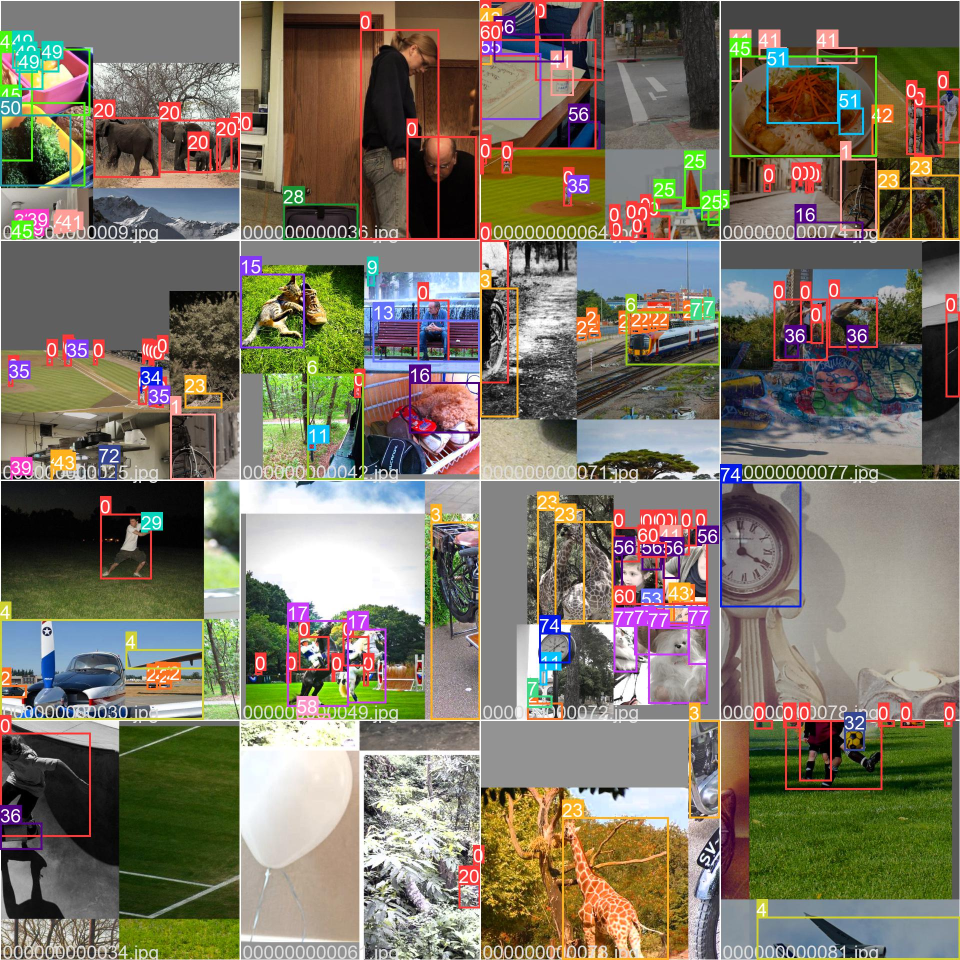
#> input picture runs/train/exp/trian_batch0.jpg, 1920 x 1920 px (shown at 1/2 size); its folder holds only this picture in this run
$ python -i augmentations.py   (imports and definitions only)   (older library calls are emulated)
#> lines starting #> are read from the running program, lines starting #| are printed output that depends on the picture
### utils/general.py
# -------------------------------
# -*- coding = utf-8 -*-
# @Time : 2023/2/10 19:42
# @Author : chc_stars
# @File : general.py
# @Software : PyCharm
# -------------------------------

import contextlib
import glob
import logging
import math
import os
import platform
import random
import re
import signal
import time
import urllib
from itertools import repeat
from multiprocessing.pool import ThreadPool
from pathlib import Path
from subprocess import check_output
from zipfile import ZipFile

import cv2
import numpy as np
import pandas as pd
import pkg_resources as pkg
import torch
import torchvision
import yaml

from utils.download import gsutil_getsize
from utils.metrics import fitness, box_iou

# Settings
torch.set_printoptions(linewidth=320, precision=5, profile='long')
#> (this line was passed over: torch is not available in this run)
np.set_printoptions(linewidth=320, formatter={"float_kind": "{:11.5g}.format"})  # format short g, % precision = 5
pd.options.display.max_columns = 10
cv2.setNumThreads(0) # prevent OpenCV multithreading (incompatible with PyTorch DataLoader)
os.environ["NUMEXPR_MAX_THREADS"] = str(min(os.cpu_count(), 8))   # NUMEXpr max threads

FILE = Path(__file__).resolve()
ROOT = FILE.parents[1]  # YOLOV5 root direcotory


def set_logging(name=None, verbose=True):
    # Sets level and returns logger
#> further down, picture is the input picture: shape (1920, 1920, 3); mean B, G, R 101, 116.3, 123.4
    rank = int(os.getenv("RANk", -1)) # rank in word for  Multi-GPU trainings
    logging.basicConfig(format="%(message)s", level=logging.INFO if (verbose and rank in (-1, 0)) else logging.WARNING)
    return logging.getLogger(name)


LOGGER = set_logging(__name__)  # define globally (used in train.py, val.pu, detect.py , etc.)


class Profile(contextlib.ContextDecorator):
    # Usage: @ Profile() decorator or 'with Profile():'  context manager
    def __enter__(self):
        self.start = time.time()

    def __exit__(self, type, value, traceback):
        print(f'Profile results:{time.time() - self.start:.5f}s')


class Timeout(contextlib.ContextDecorator):
    # Usage: @Timeout(seconds) decorator or 'with Timeout(seconds):' context manager
    # [4 lines left out: function __init__, not called in this run]

    def _timeout_handler(self, signum, frame):
        raise TimeoutError(self.timeout_message)

    def __enter__(self):
        signal.signal(signal.SIGALRM, self._timeout_handler) # Set handler for SIGALRM
        signal.alarm(self.seconds)  # start countdown for SIGALRM to be raised

    # [4 lines left out: function __exit__, not called in this run]


class WorkingDirectory(contextlib.ContextDecorator):
    def __init__(self, new_dir):
        self.dir = new_dir  #new dir
        self.cwd = Path.cwd().resolve()      # current dir

    def __enter__(self):       # __enter__ 与 __exit__：输入和退出内置方法，会先执行__enter__方法然后执行__exit__方法。这两个方法通常会用作 上下文管理器使用，比较常见的有 with 、open方法,
        os.chdir(self.dir)          # 被with包裹的代码在执行前先执行__enter__方法，代码结束后会执行__exit__方法

    def __exit__(self, exc_type, exc_val, exc_tb):
        os.chdir(self.cwd)


def try_except(func):
    # [5 lines left out: function handler, not called in this run]

    return handler


def methods(instance):
    # Get class/instance methods
    return [f for f in dir(instance) if callable(getattr(instance, f)) and not f.startswith("__")]


def print_args(name, opt):
    # Print argparser arguments
    LOGGER.info(colorstr(f'{name}: ' + ', '.join(f'{k}={v}' for k, v in vars(opt).items())))


# [8 lines left out: function init_seed, not called in this run]


def intersect_dicts(da, db, exclude=()):
    return {k: v for k, v in da.items() if k in db and not any(x in k for x in exclude) and v.shape == db[k].shape}


# [4 lines left out: function is_ascii, not called in this run]


def is_chinese(s='人工智能'):
    # Is string composed of any Chinese characters?
    return re.search('[\u4e00-\u9fff]', s)


def check_yaml(file, suffix=('.yaml', '.yaml')):
    # 搜索/下载YAML文件（如果需要）和返回路径，检查后缀
    return check_file(file, suffix)


# [47 lines left out: functions check_file, get_latest_run, is_writeable, not called in this run]


def emojis(str=''):
    # Return platform-dependent emoji-safe version of string
    return str.encode().decode('ascii', 'ignore') if platform.system() == 'Windows' else str


# [35 lines left out: functions segments2boxes, xyn2xy, file_size, check_online, not called in this run]


def check_python(minimum = '3.6.2'):
    # 检查当前python版本以及与需求版本对比
    check_version(platform.python_version(), minimum, name="Python ", hard=True)


# [127 lines left out: functions check_version, download, check_dataset, coco80_to_coco91_class, check_git_status, not called in this run]


def is_docker():
    # Is environment a Docker container?
    return Path('/workspace').exists()  # or Path('/.dockerenv').exists()


# [66 lines left out: functions check_requirements, check_img_size, check_suffix, url2file, not called in this run]


def make_divisible(x, divisor):
    # 返回可被除数整除的书
    return math.ceil(x / divisor) * divisor


def clean_str(s):
    return re.sub(pattern="[|@#!¡·$€%&()=?¿^*;:,¨´><+]", repl="_", string=s)


def one_cycle(y1=0.0, y2=1.0, steps=100):
    return lambda x: ((1 - math.cos(x * math.pi / steps)) / 2 ) * (y2 - y1) + y1


# [382 lines left out: functions colorstr, labels_to_class_weights, labels_to_image_weights, xyxy2xywhn, xyxy2xywh, xywh2xyxy and 14 more, not called in this run]


# [5 lines that do not run on import are left out]

### utils/augmentations.py
# # -------------------------------
# # -*- coding = utf-8 -*-
# # @Time : 2023/2/10 18:52
# # @Author : chc_stars
# # @File : augmentations.py
# # @Software : PyCharm
# # -------------------------------
import math
import random

import cv2
import numpy as np

from utils.general import LOGGER, check_version, colorstr, resample_segments, segment2box
from utils.metrics import bbox_ioa


class Albumentations:
    # YOLOv5 Albumentations class (optional, only used if package is installed)
    # [27 lines left out: functions __init__, __call__, not called in this run]


def augment_hsv(im, hgain=0.5, sgain=0.5, vgain=0.5):
    # HSV color-space augmentation
#> called with hgain = 0.5, sgain = 0.5, vgain = 0.5
    if hgain or sgain or vgain:
        r = np.random.uniform(-1, 1, 3) * [hgain, sgain, vgain] + 1  # random gains
        hue, sat, val = cv2.split(cv2.cvtColor(im, cv2.COLOR_BGR2HSV))
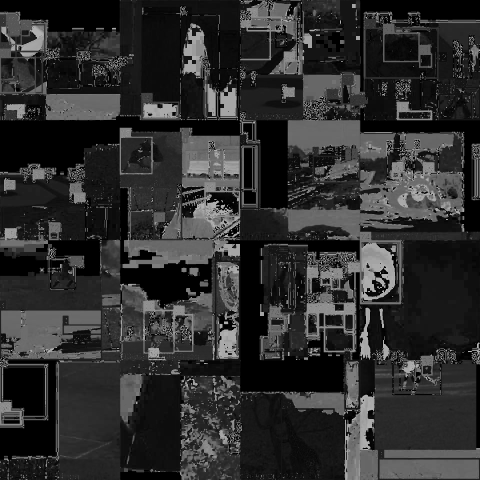
#> hue: shape (1920, 1920) (shown at 1/4 size); min 0, max 179, mean 45.9
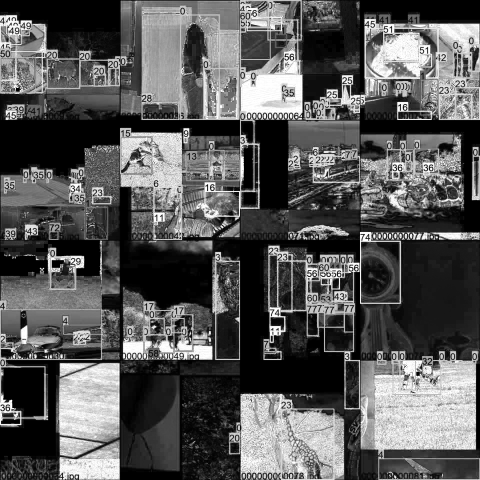
#> sat: shape (1920, 1920) (shown at 1/4 size); min 0, max 255, mean 87.9
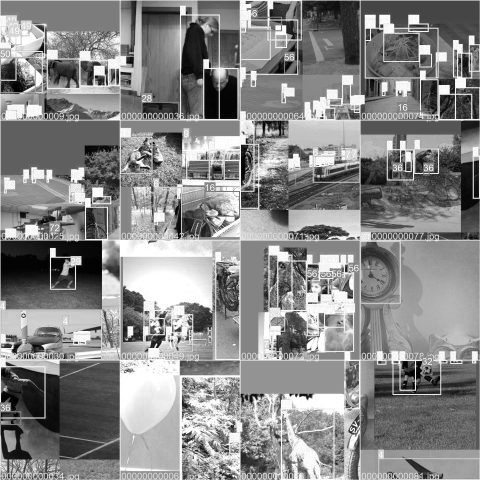
#> val: shape (1920, 1920) (shown at 1/4 size); min 0, max 255, mean 135.6
        dtype = im.dtype  # uint8

        x = np.arange(0, 256, dtype=r.dtype)
        lut_hue = ((x * r[0]) % 180).astype(dtype)
        lut_sat = np.clip(x * r[1], 0, 255).astype(dtype)
        lut_val = np.clip(x * r[2], 0, 255).astype(dtype)

        im_hsv = cv2.merge((cv2.LUT(hue, lut_hue), cv2.LUT(sat, lut_sat), cv2.LUT(val, lut_val)))
#> im_hsv: shape (1920, 1920, 3); mean H, S, V 43.5, 102.1, 146.5
        cv2.cvtColor(im_hsv, cv2.COLOR_HSV2BGR, dst=im)  # no return needed
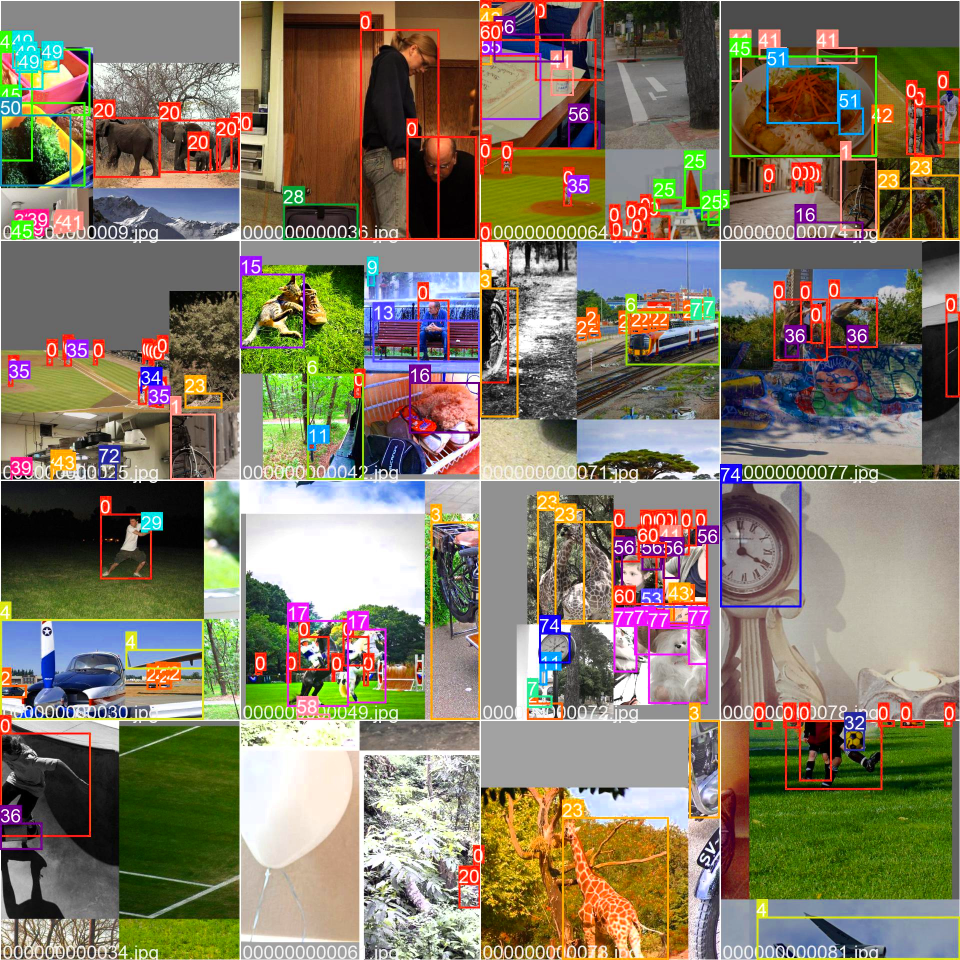
#> im: shape (1920, 1920, 3) (shown at 1/2 size); mean B, G, R 102, 121.2, 130.8


# [215 lines left out: functions hist_equalize, replicate, letterbox, random_perspective, copy_paste, cutout and 2 more, not called in this run]

>>> import cv2
>>> picture = cv2.imread('../runs/train/exp/trian_batch0.jpg')
>>> result = augment_hsv(picture)

$ run again, on runs/train/exp/trian_batch1.jpg
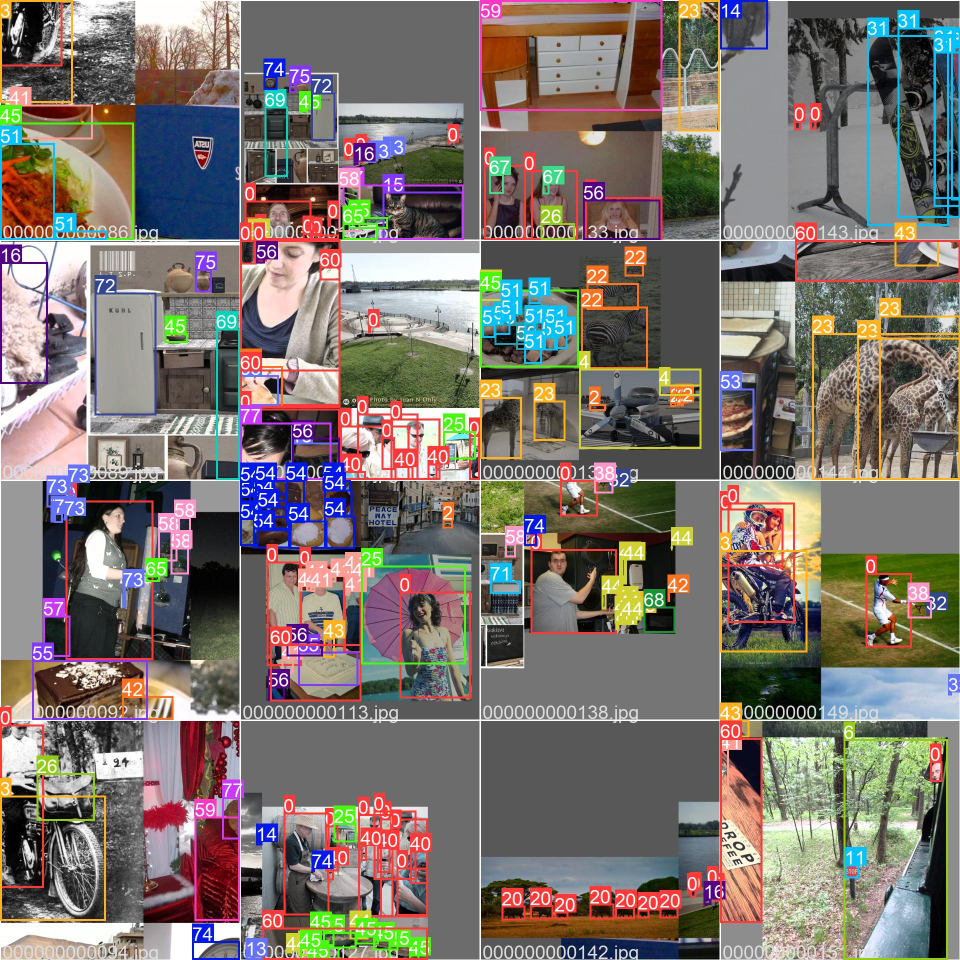
#> input picture runs/train/exp/trian_batch1.jpg, 1920 x 1920 px (shown at 1/2 size)
#> picture is the input picture: shape (1920, 1920, 3); mean B, G, R 110, 115.6, 123.8
#> in augment_hsv, `hue, sat, val = cv2.split(cv2.cvtColor(im, cv2.COLOR_BGR2HSV))`:
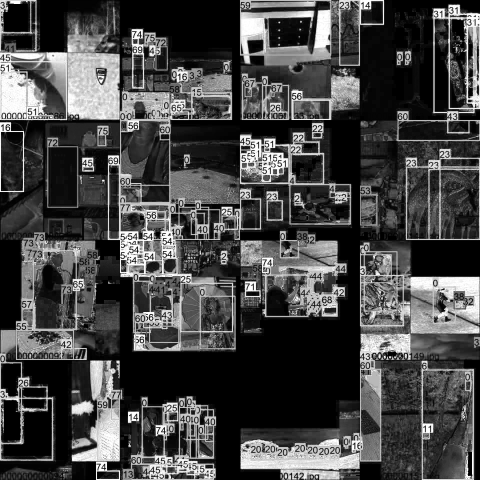
#> sat: shape (1920, 1920) (shown at 1/4 size); min 0, max 255, mean 70.1
#> im_hsv: shape (1920, 1920, 3); mean H, S, V 45.2, 81.7, 147.9
#> in augment_hsv, `cv2.cvtColor(im_hsv, cv2.COLOR_HSV2BGR, dst=im)`:
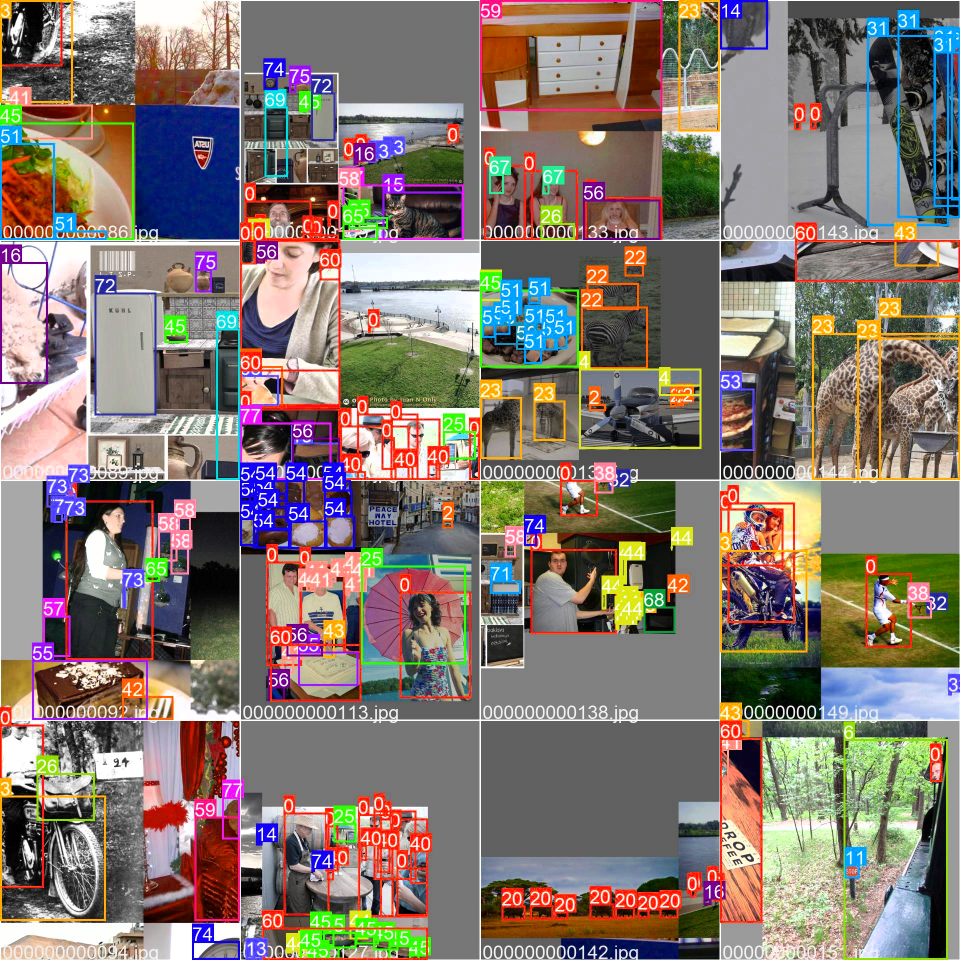
#> im: shape (1920, 1920, 3) (shown at 1/2 size); mean B, G, R 112.5, 120.1, 131.6

$ run again, on runs/train/exp/trian_batch2.jpg
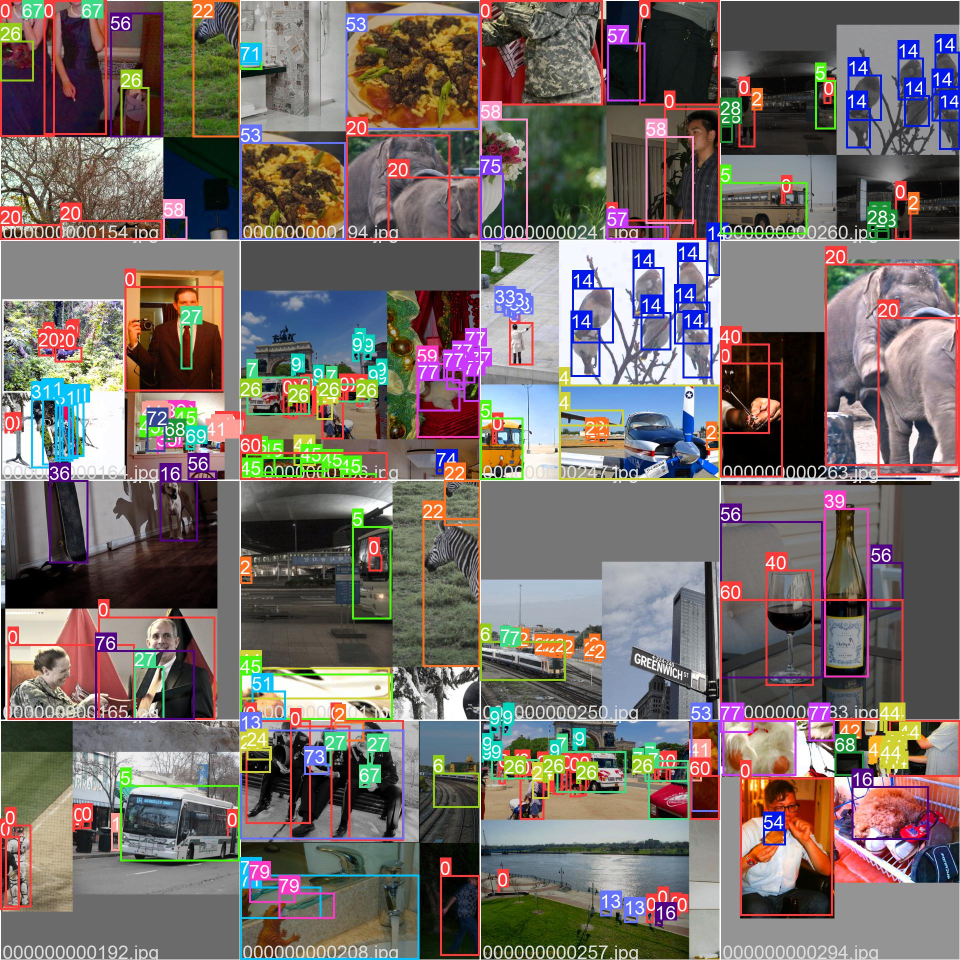
#> input picture runs/train/exp/trian_batch2.jpg, 1920 x 1920 px (shown at 1/2 size)
#> picture is the input picture: shape (1920, 1920, 3); mean B, G, R 104.8, 108.4, 117.3
#> in augment_hsv, `hue, sat, val = cv2.split(cv2.cvtColor(im, cv2.COLOR_BGR2HSV))`:
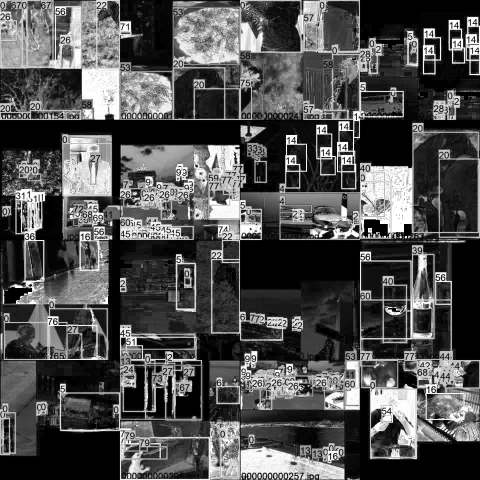
#> sat: shape (1920, 1920) (shown at 1/4 size); min 0, max 255, mean 79.6
#> im_hsv: shape (1920, 1920, 3); mean H, S, V 52.1, 92.1, 142.3
#> in augment_hsv, `cv2.cvtColor(im_hsv, cv2.COLOR_HSV2BGR, dst=im)`:
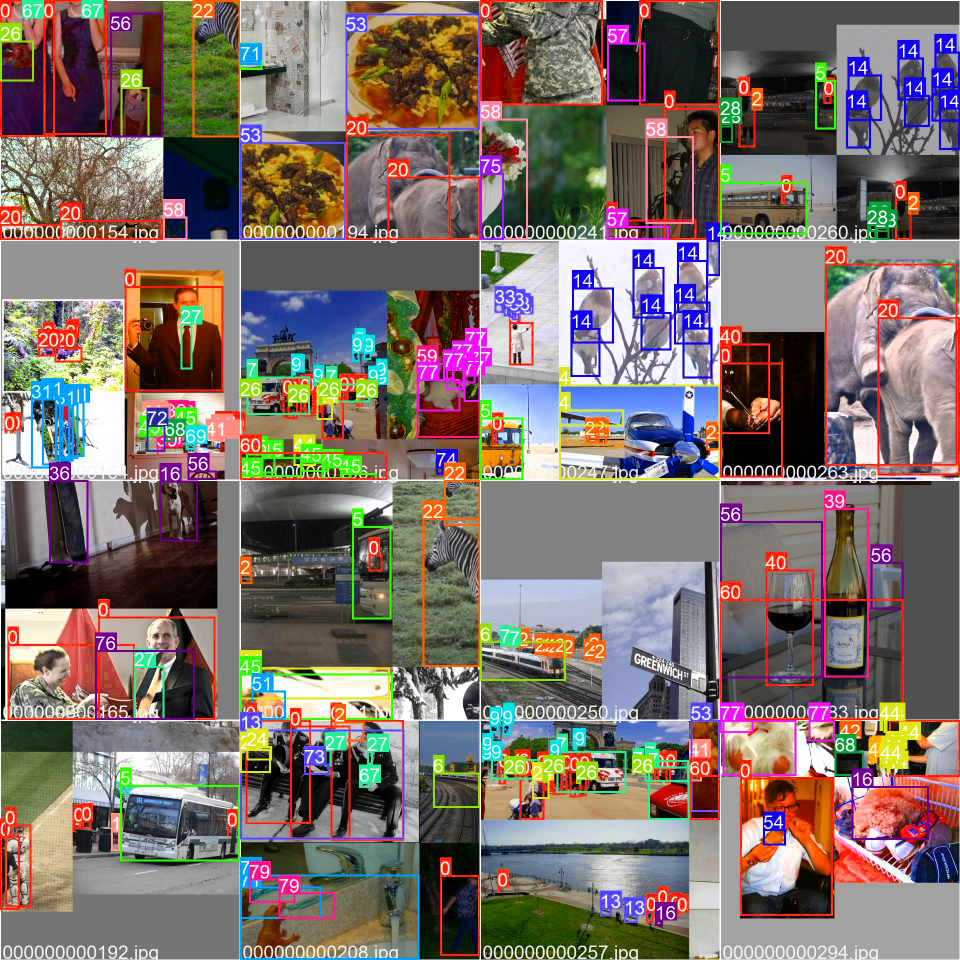
#> im: shape (1920, 1920, 3) (shown at 1/2 size); mean B, G, R 107.3, 112.1, 124.7
